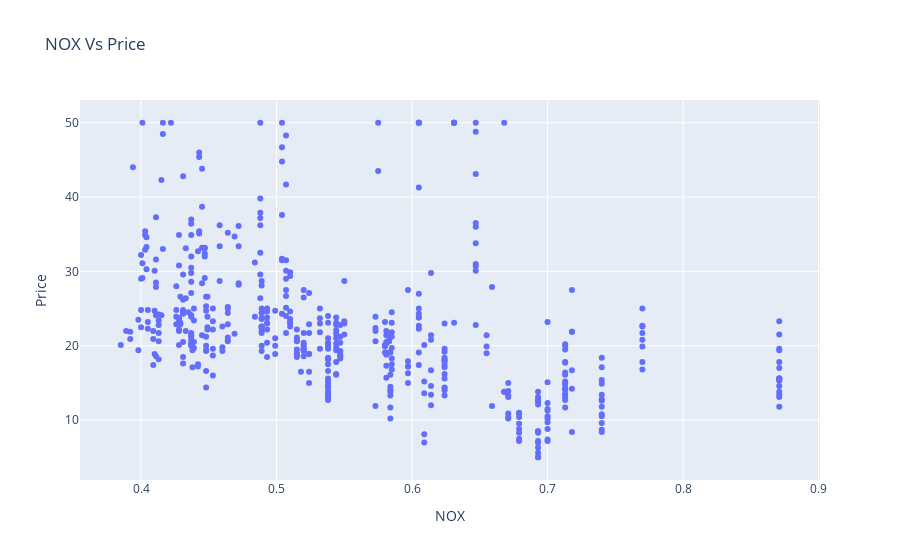

The notebook cell this image was saved under:
### Markdown cell above
<span style="color:yellow">**Scatter Plot for nitric oxides concentration**</span>
 
nitric oxides concentration (parts per 10 million)

### Code cell
fig = px.scatter(dataset,x='NOX',y='Price',title="NOX Vs Price")
fig.show()

### Figure 1 — Plotly figure (JSON) as saved in the notebook; plotly's stock layout.template omitted (floating-point values rounded to 4 significant figures; data arrays with more than 128 entries replaced by an {"elided": "..."} marker saying what was removed)
{"data": [{"hovertemplate": "NOX=%{x}<br>Price=%{y}<extra></extra>", "legendgroup": "", "marker": {"color": "#636efa", "symbol": "circle"}, "mode": "markers", "name": "", "orientation": "v", "showlegend": false, "type": "scatter", "x": {"elided": "506 float values"}, "xaxis": "x", "y": {"elided": "506 float values"}, "yaxis": "y"}], "layout": {"legend": {"tracegroupgap": 0}, "title": {"text": "NOX Vs Price"}, "xaxis": {"anchor": "y", "domain": [0, 1], "title": {"text": "NOX"}}, "yaxis": {"anchor": "x", "domain": [0, 1], "title": {"text": "Price"}}}}
